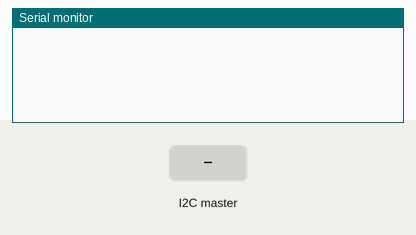
Bench run of a sketch on a simulated ESP32. Shown: the last lines printed to the serial monitor. The test bench sets the inputs (shaded band).

Above: at 1.2 s.
1.3 s: the I2C master sends the byte 1
At 2.1 s:
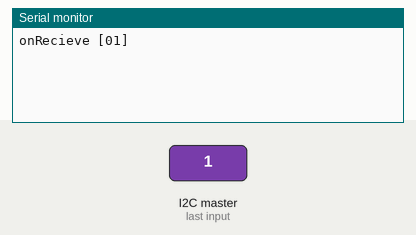
2.8 s: the I2C master sends the byte 90
At 3.2 s:
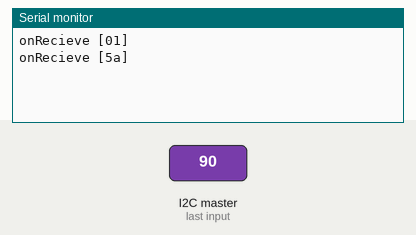
4.3 s: the I2C master sends the byte 200
At 5.6 s:
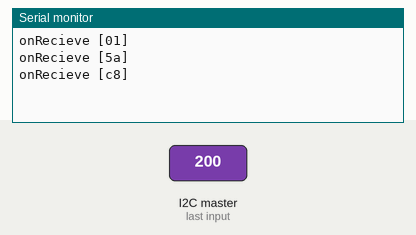

The sketch:

Slave.ino
```cpp
// (licence header left out)
//============================================
// i2c WorkArea/define
//============================================
#include <Wire.h>
#define I2C_ADRS ((uint8_t)0x12)
#define I2C_SDA ((int)25)
#define I2C_SCL ((int)21)
#define I2C_FREQ ((uint32_t)1000 * 1024)

//============================================
// timer WorkArea/define
//============================================
#define TIMERUSEC (1000 * 1) // 1msec
hw_timer_t *timer = NULL;

//============================================
// regDt WorkArea/define
//--------------------------------------------
// Allocate a 16-byte area and set data
// The last byte is rewritten with a timer
//============================================
#define I2C_MAXREG (16)
volatile static uint8_t regDt[I2C_MAXREG] = {
  0xf0, 0xf1, 0xf2, 0xf3, 0xf4, 0xf5, 0xf6, 0xf7,
  0xf8, 0xf9, 0xfa, 0xfb, 0xfc, 0xfd, 0xfe, 0x00,
};
volatile uint8_t regPos = 0;

//============================================
// onTimer Func
// The last byte is rewritten with a timer
//============================================
void IRAM_ATTR onTimer(void) {
  static uint8_t cnt = 0;
  regDt[I2C_MAXREG - 1] = cnt;
  cnt++;
}

//============================================
// onRequest Func
//============================================
void onRequest() {
  Serial.printf("onRequest send[%02x]\n", regDt[regPos]);
  Wire.write(regDt[regPos]); // Returns the contents of the specified register number
}

//============================================
// onReceive Func
//============================================
void onReceive(int len) {
  Serial.printf("onRecieve [");
  uint8_t c;
  while (Wire.available()) {
    c = Wire.read();
    Serial.printf("%02x", c);
  }
  Serial.println("]");
  regPos = c; // get register number
}

//============================================
// setup
//============================================
void setup() {
  Serial.begin( 115200 ); while(!Serial);
  timer = timerBegin(0, 80, true);
  timerAttachInterrupt(timer, onTimer, true);
  timerAlarmWrite(timer, TIMERUSEC, true);
  timerAlarmEnable(timer);
  Wire.begin(I2C_ADRS, I2C_SDA, I2C_SCL, I2C_FREQ);
  Wire.onReceive(onReceive);
  Wire.onRequest(onRequest);
}

//============================================
// loop
//============================================
void loop() {}
```

Measured:
- after the input at 1.3 s, the serial monitor: prints a new line after 0.05 s (image 1)
- after the input at 2.8 s, the serial monitor: prints a new line after 0.05 s (image 2)
- after the input at 4.3 s, the serial monitor: prints a new line after 0.05 s (image 3)
